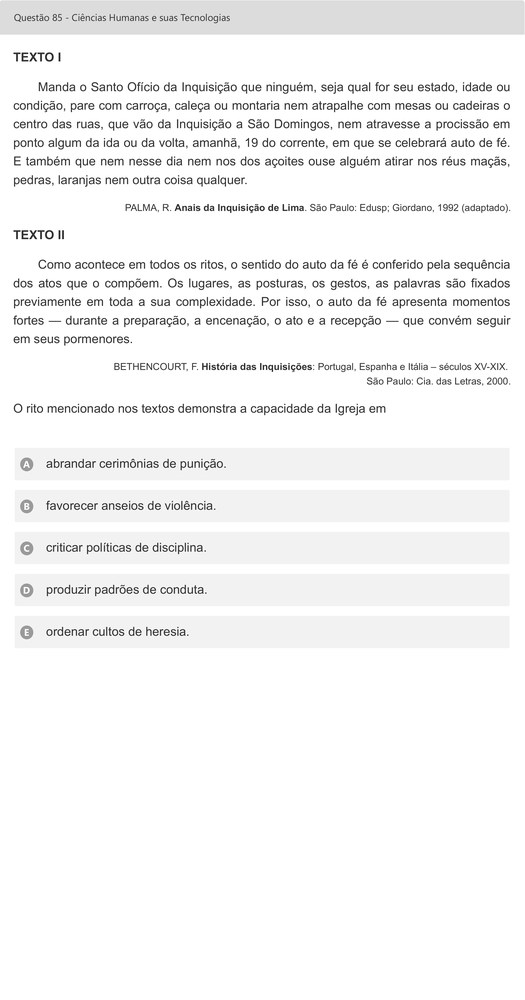
#> input picture 6Passo-ConcatenarVerticalmente/sem-bordas-externas/pagina_enem_100.png, 525 x 1000 px, shrunk from 2382 x 4541 before the run; its folder holds 4 pictures in this run
$ python concatenar-verticalmente.py
#> lines starting #> are read from the running program, lines starting #| are printed output that depends on the picture
import os
import re
from PIL import Image

pasta_imagens = "sem-bordas-externas"
pasta_saida = "concatenadas-79-105"
os.makedirs(pasta_saida, exist_ok=True)


def get_sort_key(nome_arquivo):
    match = re.search(r"pagina_enem_(\d+)", nome_arquivo)
    return int(match.group(1)) if match else -1


# 1. Filtra apenas arquivos .png que estão estritamente no intervalo de 60 a 105
arquivos = []
for f in os.listdir(pasta_imagens):
    if f.endswith(".png"):
        match = re.search(r"pagina_enem_(\d+)", f)
        if match:
            numero = int(match.group(1))
            if 79 <= numero <= 105:  # Define o intervalo desejado
                arquivos.append(f)

# 2. Ordena os arquivos filtrados
arquivos.sort(key=get_sort_key)

# 3. Carrega as imagens na memória
imagens = []
for arquivo in arquivos:
    caminho = os.path.join(pasta_imagens, arquivo)
    imagens.append(Image.open(caminho))
    print(f"Adicionando: {arquivo}")

# Evita erro caso a pasta esteja vazia ou nenhum arquivo combine com o filtro
if not imagens:
    print("Nenhuma imagem encontrada no intervalo de 60 a 105.")
    exit()

# 4. Calcula dimensões e cria a imagem final
largura_max = max(img.width for img in imagens)
#> largura_max = 525
altura_total = sum(img.height for img in imagens)
#> altura_total = 3000
imagem_final = Image.new("RGB", (largura_max, altura_total))
#> imagem_final: PIL image 525x3000 RGB; every value is 0

# 5. Cola as imagens verticalmente
y = 0
for img in imagens:
    imagem_final.paste(img, (0, y))
    y += img.height
#> this loop made 3 passes
#> y on passes 1 to 3: 1000, 2000, 3000
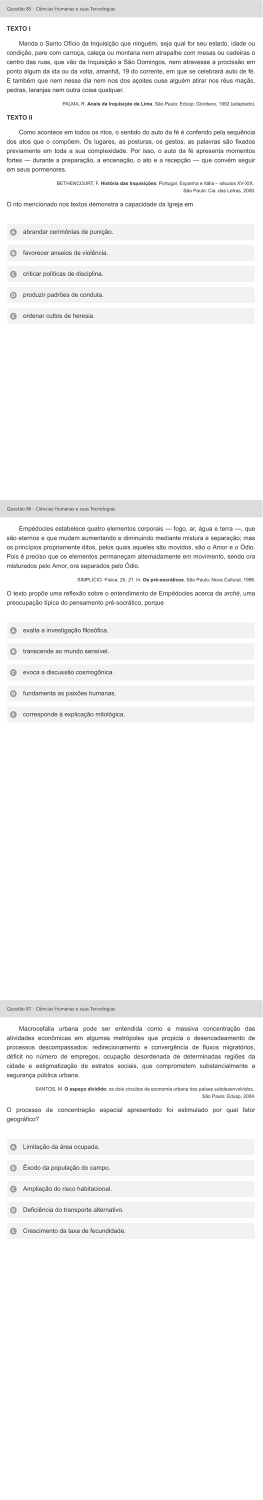
#> imagem_final: PIL image 525x3000 RGB (shown at 1/2 size); mean R, G, B 246.3, 246.3, 246.3
#> after the loop, y = 3000

# 6. Salva o resultado
imagem_final.save(os.path.join(pasta_saida, "colunas_concatenadas_79-105.png"))
print("\nImagens concatenadas na ordem correta!")
print(f"Ordem dos arquivos processados: {arquivos}")
